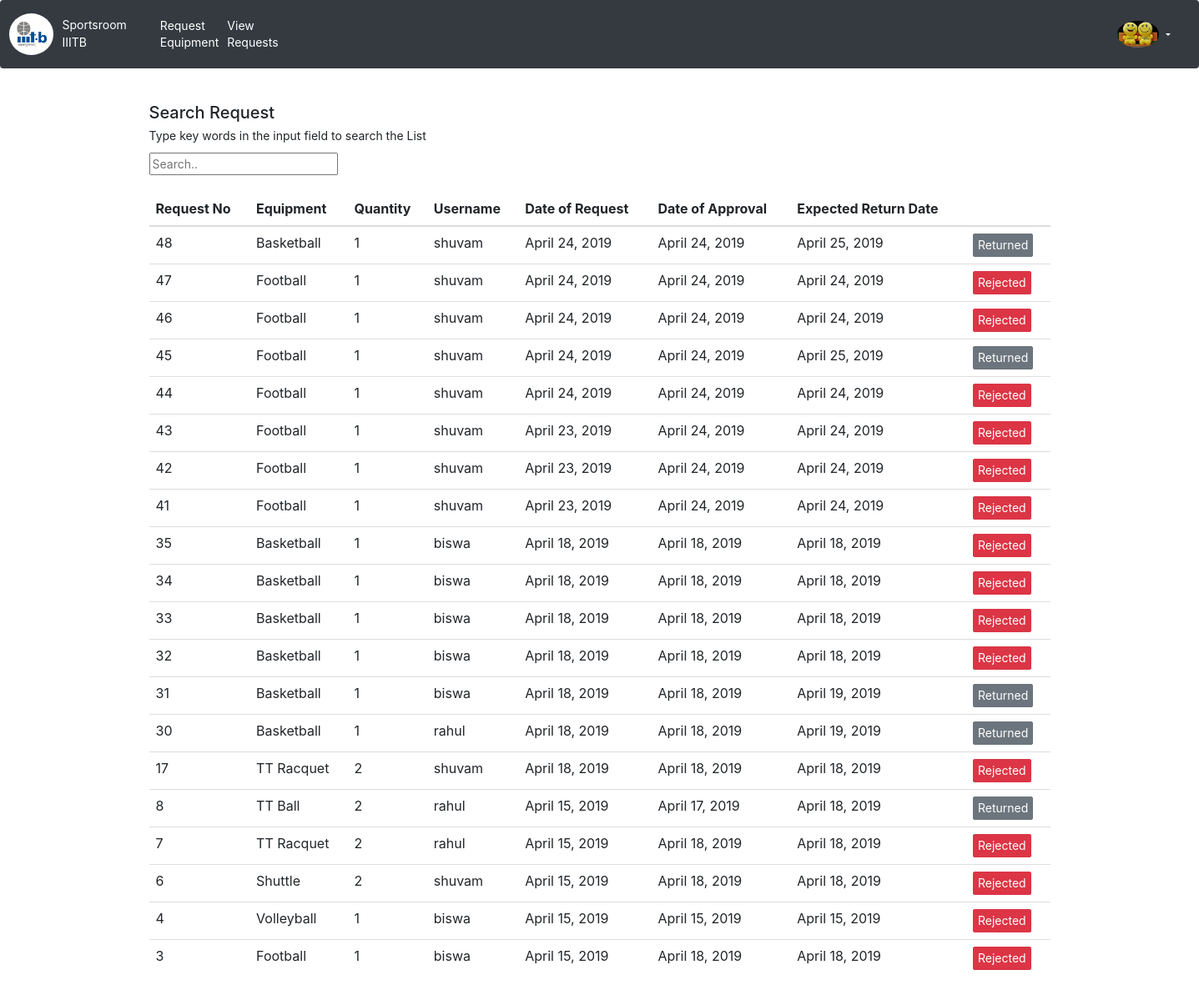
Before: /sportsEquipment/approvedRequest/ (signed in) with the older database file.
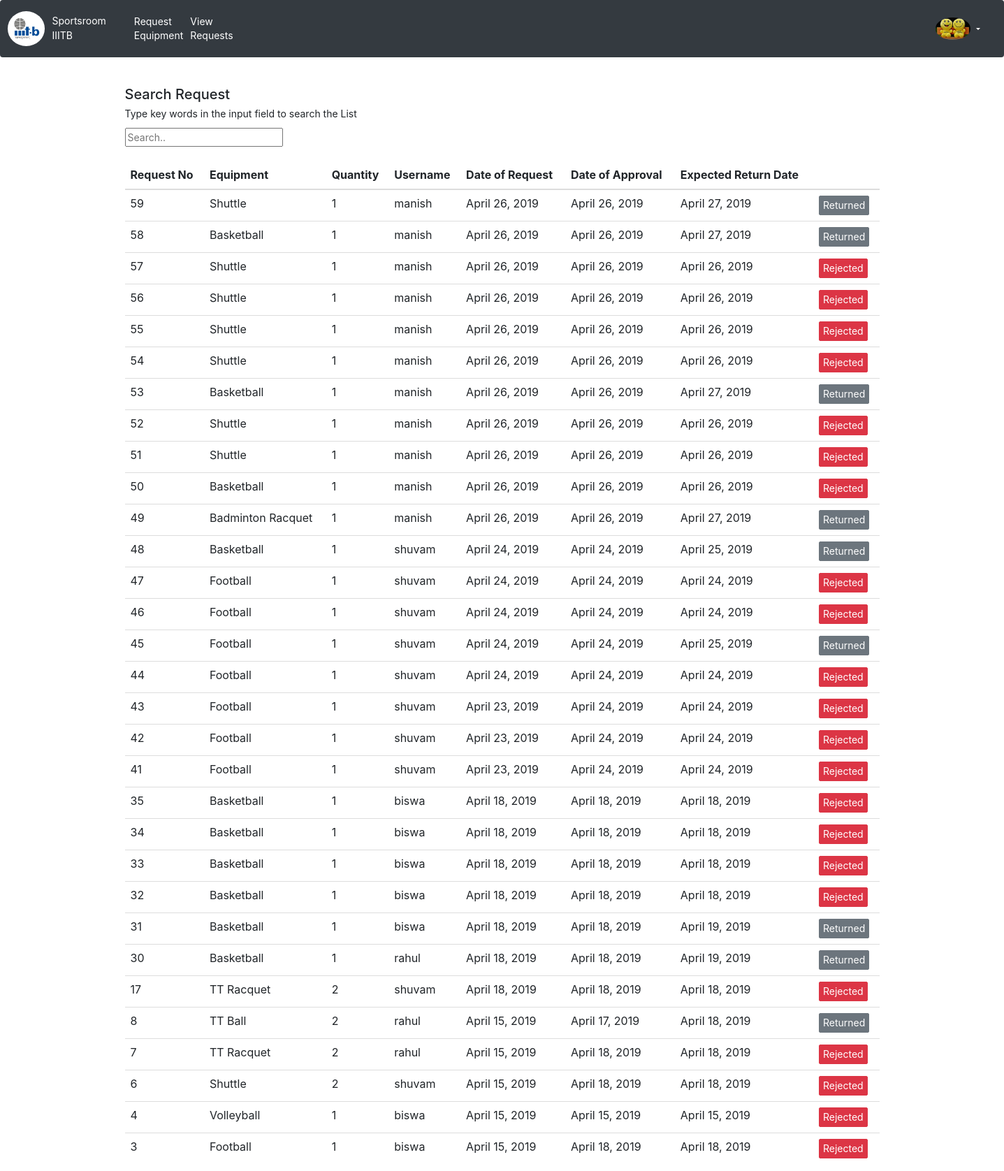
After: the same page with the newer database file.
### sportsEquipment/models.py (models this page shows, shortened)
class EquipmentRequest(models.Model):
    reqId           =   models.AutoField(primary_key=True)
    eqp             =   models.ForeignKey(Equipments,on_delete=models.CASCADE)
    quantity        =   models.IntegerField(validators=[MinValueValidator(1), MaxValueValidator(2)])
    user            =   models.ForeignKey(User,on_delete=models.CASCADE)
    dtOfRequest     =   models.DateTimeField()
    dtAvailed       =   models.DateTimeField(null=True)
    dtOfExpRet      =   models.DateTimeField(null=True)
    dtOfActualRet   =   models.DateTimeField(null=True)
    penalty         =   models.IntegerField(default=0)
    choices = (
        (0, 'PENDING'),
        (1, 'ACCEPTED'),
        (2, 'REJECTED'),
        (3, 'RETURNED')
    )
    reqStatus       =   models.IntegerField(default=0,choices=choices)

class Equipments(models.Model):
    eqpId       = models.AutoField(primary_key=True)
    eqpName     = models.CharField(max_length=50)
    eqpQuantity = models.IntegerField(validators=[MinValueValidator(1)])
    eqpQuantityTaken = models.IntegerField(default=0,validators=[MaxValueValidator(eqpQuantity)])

### sportsEquipment/views.py (the view)
# urls.py: path(r'approvedRequest/',views.approvedRequest,name='approvedRequest'),
@login_required
def approvedRequest(request):
    userProfile = UserProfileInfo.objects.get(user=request.user)
    lstProcessedRequest = list(EquipmentRequest.objects.filter(reqStatus__in = [1,2,3]).order_by('-dtOfRequest'))
    lstProcessedRequest = utcToIst(lstProcessedRequest)
    print("No of processed requests: ", len(lstProcessedRequest))
    return render(request, 'AdminUser/processedRequest.html', {'lstProcessedRequest': lstProcessedRequest,'userProfile': userProfile});

### sportsEquipment/views.py (called while the page is built)
def utcToIst(lstRequest):
    for request in lstRequest:
        if request.dtOfRequest is not None:
            request.dtOfRequest = request.dtOfRequest.astimezone(timezone('Asia/Kolkata'))
        if request.dtOfExpRet is not None:
            request.dtOfExpRet = request.dtOfExpRet.astimezone(timezone('Asia/Kolkata'))
        if request.dtOfActualRet is not None:
            request.dtOfActualRet = request.dtOfActualRet.astimezone(timezone('Asia/Kolkata'))
        if request.dtAvailed is not None:
            request.dtAvailed = request.dtAvailed.astimezone(timezone('Asia/Kolkata'))
    return lstRequest

### templates/AdminUser/processedRequest.html (shortened to what this page needs)
{% extends 'MasterLayout/baseLayout.html' %}
{% block rightbar %}
              <div class ="profImg">
                    <img  src="/media/{{ userProfile.profile_pic }}" style="width:50px" alt="{{ user }}"/>
                    {% if user.is_authenticated %}
                    </div>
                    <div class="dropdown">
                      {% else %}
                    <a class="nav-link" href="{% url 'login:user_login' %}">Login</a>
                      {% endif %}
                    <button class="btn dropdown-toggle" type="button" data-toggle="dropdown" style="color: white"></button>
</div>
            {%  endblock%}
{% block body %}
  <div class="container" style="font-size: 14px">
    <br>
    <h2>Search Request</h2>
    <p>Type key words in the input field to search the List</p>
    <input id="myInput" type="text" placeholder="Search..">
    <br><br>
    <table class="table table-hover">
    <thead>
      <tr>
        <th>Request No</th>
        <th>Equipment</th>
        <th>Quantity</th>
        <th>Username</th>
        <th>Date of Request</th>
        <th>Date of Approval</th>
        <th>Expected Return Date</th>
        <th></th>
      </tr>
    </thead>
    <tbody id="myTable">
      {% for processedRequest in lstProcessedRequest %}
      <tr>
        <td>{{ processedRequest.reqId }}
        <td>{{ processedRequest.eqp.eqpName }}</td>
        <td>{{ processedRequest.quantity }} </td>
        <td>{{ processedRequest.user.username }}</td>
        <td>{{ processedRequest.dtOfRequest.date }}</td>
        <td>{{ processedRequest.dtAvailed.date }}</td>
        <td>{{ processedRequest.dtOfExpRet.date }}</td>
        <td>
            {% if processedRequest.reqStatus == 1 %}
                <a href="#" class="btn btn-success btn-sm" role="button" aria-pressed="true" style="font-size: 14px"> Approved </a>
                <a href="{% url 'sportsEquipment:processReturnRequest' %}?reqId={{ processedRequest.reqId }}" class="btn btn-primary btn-sm" role="button" aria-pressed="true" style="font-size: 14px"> Return</a>
            {% elif processedRequest.reqStatus == 2%}
                <a href="#" class="btn btn-danger btn-sm" role="button" aria-pressed="true" style="font-size: 14px"> Rejected </a>
            {% else %}
                <a href="#" class="btn btn-secondary btn-sm" role="button" aria-pressed="true" style="font-size: 14px"> Returned </a>
            {% endif %}
        </td>
      </tr>
      {% endfor %}
    </tbody>
  </table>
  </div>
{% endblock %}

Changed rows visible on the page:
added EquipmentRequest: reqId "59", eqp.eqpName "Shuttle", quantity "1", user.username "manish", dtOfRequest "April 26, 2019", dtAvailed "April 26, 2019", dtOfExpRet "April 27, 2019", reqStatus "Returned"
added EquipmentRequest: reqId "58", eqp.eqpName "Basketball", quantity "1", user.username "manish", dtOfRequest "April 26, 2019", dtAvailed "April 26, 2019", dtOfExpRet "April 27, 2019", reqStatus "Returned"
added EquipmentRequest: reqId "57", eqp.eqpName "Shuttle", quantity "1", user.username "manish", dtOfRequest "April 26, 2019", dtAvailed "April 26, 2019", dtOfExpRet "April 26, 2019", reqStatus "Rejected"
added EquipmentRequest: reqId "56", eqp.eqpName "Shuttle", quantity "1", user.username "manish", dtOfRequest "April 26, 2019", dtAvailed "April 26, 2019", dtOfExpRet "April 26, 2019", reqStatus "Rejected"
added EquipmentRequest: reqId "55", eqp.eqpName "Shuttle", quantity "1", user.username "manish", dtOfRequest "April 26, 2019", dtAvailed "April 26, 2019", dtOfExpRet "April 26, 2019", reqStatus "Rejected"
added EquipmentRequest: reqId "54", eqp.eqpName "Shuttle", quantity "1", user.username "manish", dtOfRequest "April 26, 2019", dtAvailed "April 26, 2019", dtOfExpRet "April 26, 2019", reqStatus "Rejected"
added EquipmentRequest: reqId "53", eqp.eqpName "Basketball", quantity "1", user.username "manish", dtOfRequest "April 26, 2019", dtAvailed "April 26, 2019", dtOfExpRet "April 27, 2019", reqStatus "Returned"
added EquipmentRequest: reqId "52", eqp.eqpName "Shuttle", quantity "1", user.username "manish", dtOfRequest "April 26, 2019", dtAvailed "April 26, 2019", dtOfExpRet "April 26, 2019", reqStatus "Rejected"
added EquipmentRequest: reqId "51", eqp.eqpName "Shuttle", quantity "1", user.username "manish", dtOfRequest "April 26, 2019", dtAvailed "April 26, 2019", dtOfExpRet "April 26, 2019", reqStatus "Rejected"
added EquipmentRequest: reqId "50", eqp.eqpName "Basketball", quantity "1", user.username "manish", dtOfRequest "April 26, 2019", dtAvailed "April 26, 2019", dtOfExpRet "April 26, 2019", reqStatus "Rejected"
added EquipmentRequest: reqId "49", eqp.eqpName "Badminton Racquet", quantity "1", user.username "manish", dtOfRequest "April 26, 2019", dtAvailed "April 26, 2019", dtOfExpRet "April 27, 2019", reqStatus "Returned"
